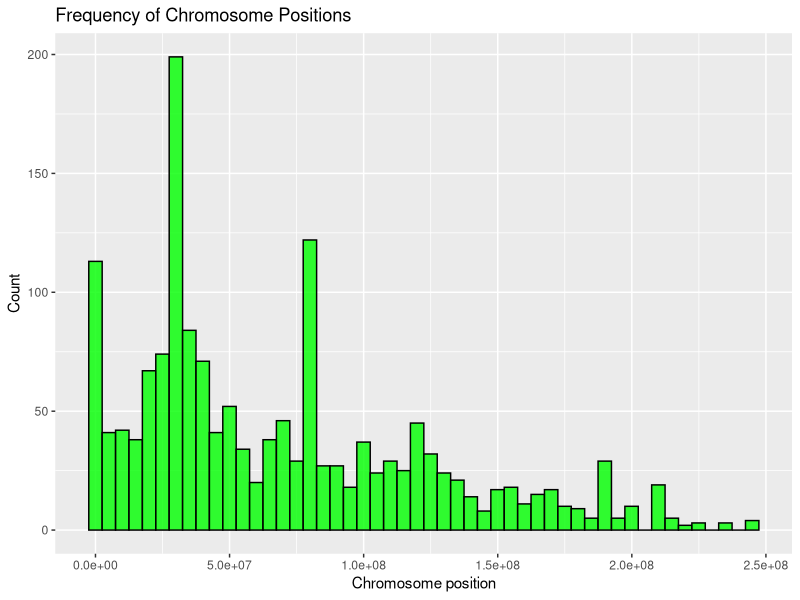
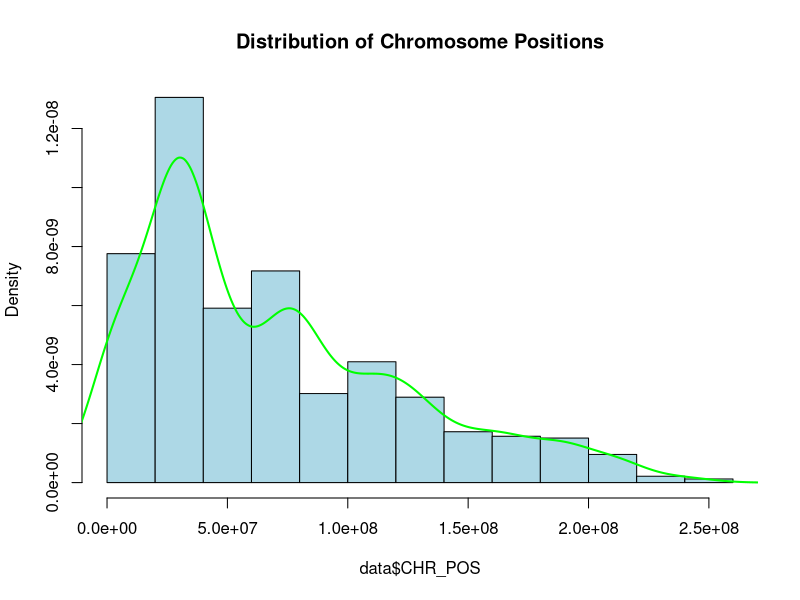
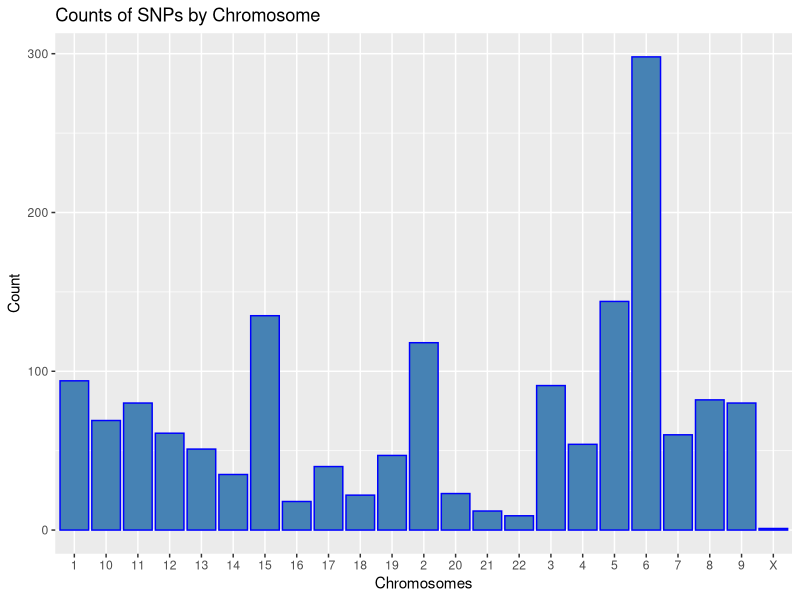
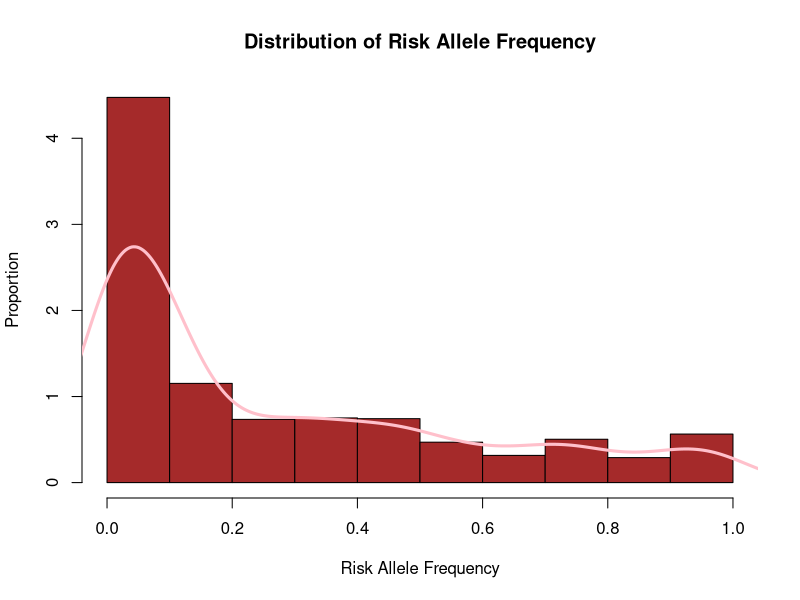

The R source for these figures, in order:
## ---- chunk 1
library(ggplot2)
library(tidyverse)
library(stringr)
## ---- chunk 2
data <- read.table('data/gwas-association-downloaded_2025-09-25-MONDO_0008903-withChildTraits.tsv', sep = '\t', header=TRUE)
## ---- chunk 3
column_names <- colnames(data)
cat(paste0('Column names of the GWAS dataset:\t', column_names, '\n'))
summary(data)
## ---- chunk 4
data$CHR_POS <- as.integer(data$CHR_POS)
data$PUBMEDID <- as.character(data$PUBMEDID)
## ---- chunk 5
ggplot(data, aes(CHR_POS, fill=CHR_ID)) +
    geom_histogram(bins = 50, fill = 'green', color = 'black', alpha = 0.8) +
    labs(
        title = 'Frequency of Chromosome Positions',
        x = 'Chromosome position',
        y = 'Count'
    )
h <-hist(data$CHR_POS, probability =  TRUE, col = 'lightblue', main = 'Distribution of Chromosome Positions')
lines(density(na.omit(data$CHR_POS)), col = 'green', lwd = 2)

summary(data$CHR_POS)
## ---- chunk 6
valid_chr <- as.character(c(1:22, "X", "Y", "MT"))
data <- data %>%      # Cleaning the CHR_ID as it contained dirty mixed values
    mutate(
        CHR_ID_clean = str_trim(CHR_ID),
        CHR_ID_clean = str_extract(CHR_ID_clean, "^[0-9]+$|^X$|^Y$|^MT$"),
        CHR_ID_clean = ifelse(CHR_ID_clean %in% valid_chr, CHR_ID_clean, NA)
) %>%
    filter(!is.na(CHR_ID_clean))
ggplot(data, aes(x = CHR_ID_clean)) +
    geom_bar(fill = 'steelblue',color = 'blue', na.rm=TRUE) +
    labs(
        title = 'Counts of SNPs by Chromosome',
        x = 'Chromosomes',
        y = 'Count'            
    )
## ---- chunk 7
data <- data %>%
    mutate(
        RAF = ifelse(RISK.ALLELE.FREQUENCY == "NR", NA, RISK.ALLELE.FREQUENCY),
        RAF = as.numeric(RAF)
    )

h <- hist(data$RAF, probability = TRUE,col = 'brown', main = 'Distribution of Risk Allele Frequency', xlab = 'Risk Allele Frequency', ylab = 'Proportion')
lines(density(na.omit(data$RAF)), col = 'pink', lwd = 3)

summary(data$RAF)
## ---- chunk 8
sum(duplicated(data$SNPS))
